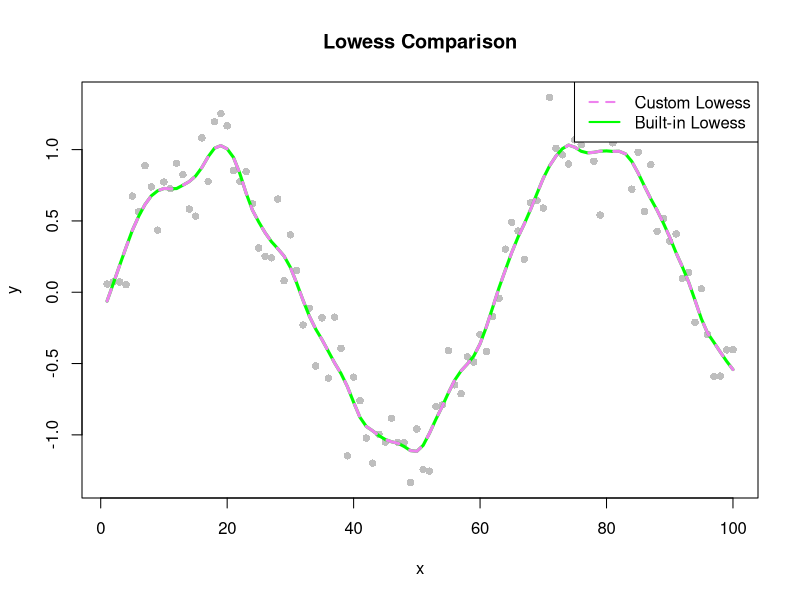

Generate this figure with R:
## ---- chunk 1
x <- 1:100
e <- rnorm(100, mean = 0, sd = 0.2 )
y <- sin(x / 10) + e
## ---- chunk 2
customLowess <- function(x, y, f){
  #span
  n <- length(x)
  k <- ceiling(f * n)
  y_predicted <- numeric(n)
  
  for(i in 1:100){
    distance <- abs(x - x[i])
    neighbours <- order(distance)[1:k]
    
    #compute weights
    dmax <- max(distance[neighbours])
    weights <- (1 - (distance[neighbours] / dmax)^3)^3
    weights[distance[neighbours] >= dmax] <- 0
    
    #weighted regression
    X <- cbind(1, x[neighbours])
    W <- diag(weights)
    b_hat <- solve(t(X) %*% W %*% X) %*% (t(X) %*% W %*% y[neighbours])
    y_predicted[i] <- b_hat[1] + b_hat[2] * x[i]
  }
  
  return(y_predicted)
}
## ---- chunk 3
#Built in
bi_lowess <- lowess(x, y, f = 0.1, iter = 0)
## ---- chunk 4
#Custom Function
custom_lowess <- customLowess(x, y, f = 0.1)
## ---- chunk 5
plot(x, y, col = "grey", pch = 16, main = "Lowess Comparison", xlab = "x", ylab = "y")
#Built in
lines(bi_lowess, col = "green", lwd = 3)
#Custom
lines(custom_lowess, col = "violet", lwd = 3, lty = 2)
legend("topright", legend = c("Custom Lowess", "Built-in Lowess"), col = c("violet", "green"), lty = c(2, 1), lwd = 2)
